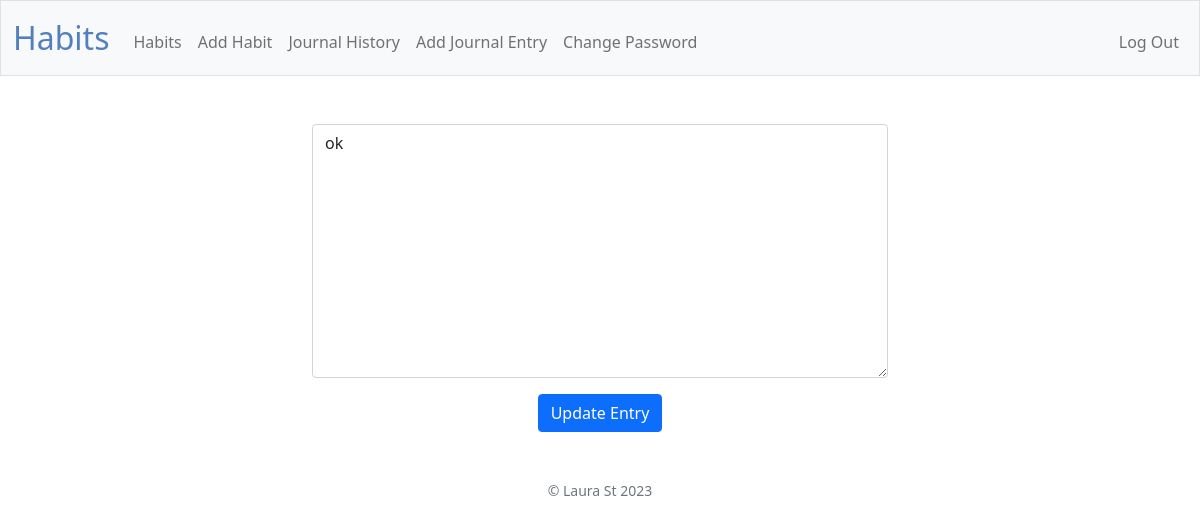
Page /edit-journal-entry/1 (signed in) on the earlier database version.
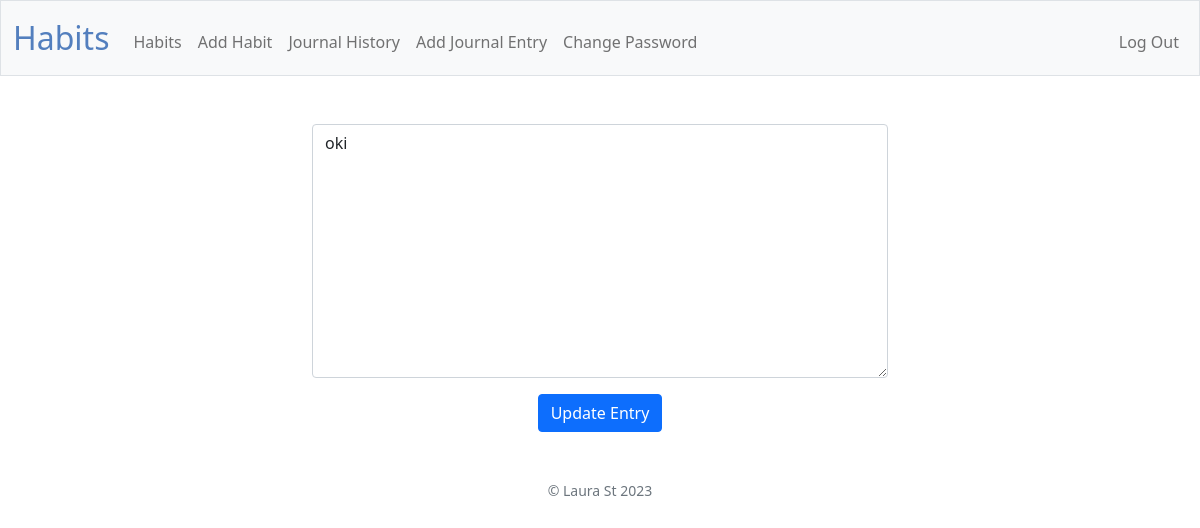
Same page on the later database version.
### tables this page shows
CREATE TABLE journal_entries (
    entry_id INTEGER PRIMARY KEY AUTOINCREMENT,
    user_id INTEGER,
    entry_content TEXT NOT NULL,
    created_at DATETIME DEFAULT CURRENT_TIMESTAMP,
    FOREIGN KEY (user_id) REFERENCES users(id)
);

### app.py (the view)
@app.route("/edit-journal-entry/<int:entry_id>", methods=["GET", "POST"])
@login_required
def edit_journal_entry(entry_id):
    if request.method == "POST":
        result = entry_service.update_entry(request.form, entry_id)
        if not result["success"]:
            return apology(result["msg"], result["code"])
        return redirect("/journal-history")
    else:
        result = entry_service.get_entry(entry_id)
        if not result["success"]:
            return apology(result["msg"], result["code"])
        return render_template("edit-journal-entry.html", entry=result["res"])

### app.py (called while the page is built)
@app.after_request
def after_request(response):
    response.headers["Cache-Control"] = "no-cache, no-store, must-revalidate"
    response.headers["Expires"] = 0
    response.headers["Pragma"] = "no-cache"
    return response

### database.py (called while the page is built)
def get_entry(entry_id):
    return db.execute("SELECT * FROM journal_entries WHERE entry_id = ?", entry_id)

### entry_service.py (called while the page is built)
def get_entry(entry_id):
    rows = database.get_entry(entry_id)
    entry = rows[0]
    if not entry:
        return fail()
    return success(entry)

### helpers.py (called while the page is built)
def login_required(f):
    @wraps(f)
    def decorated_function(*args, **kwargs):
        if session.get("user_id") is None:
            return redirect("/login")
        return f(*args, **kwargs)
    return decorated_function

def success(obj=None):
    return {"success": True, "res": obj}

### templates/edit-journal-entry.html (shortened to what this page needs)
{% extends "layout.html" %}
{% block main %}
<div class="row justify-content-center">
    <div class="col-lg-6 col-md-8">
        <form action="/edit-journal-entry/{{ entry.entry_id }}" method="post">
            <div class="mb-3">
                <textarea autocomplete="off" autofocus class="form-control" id="entry" name="entry" type="text"
                    rows="10">{{ entry.entry_content }}</textarea>
            </div>
            <button class="btn btn-primary" type="submit">Update Entry</button>
        </form>
    </div>
</div>
{% endblock %}

Differences in the rows shown:
changed journal_entries: entry "ok" → "oki"
